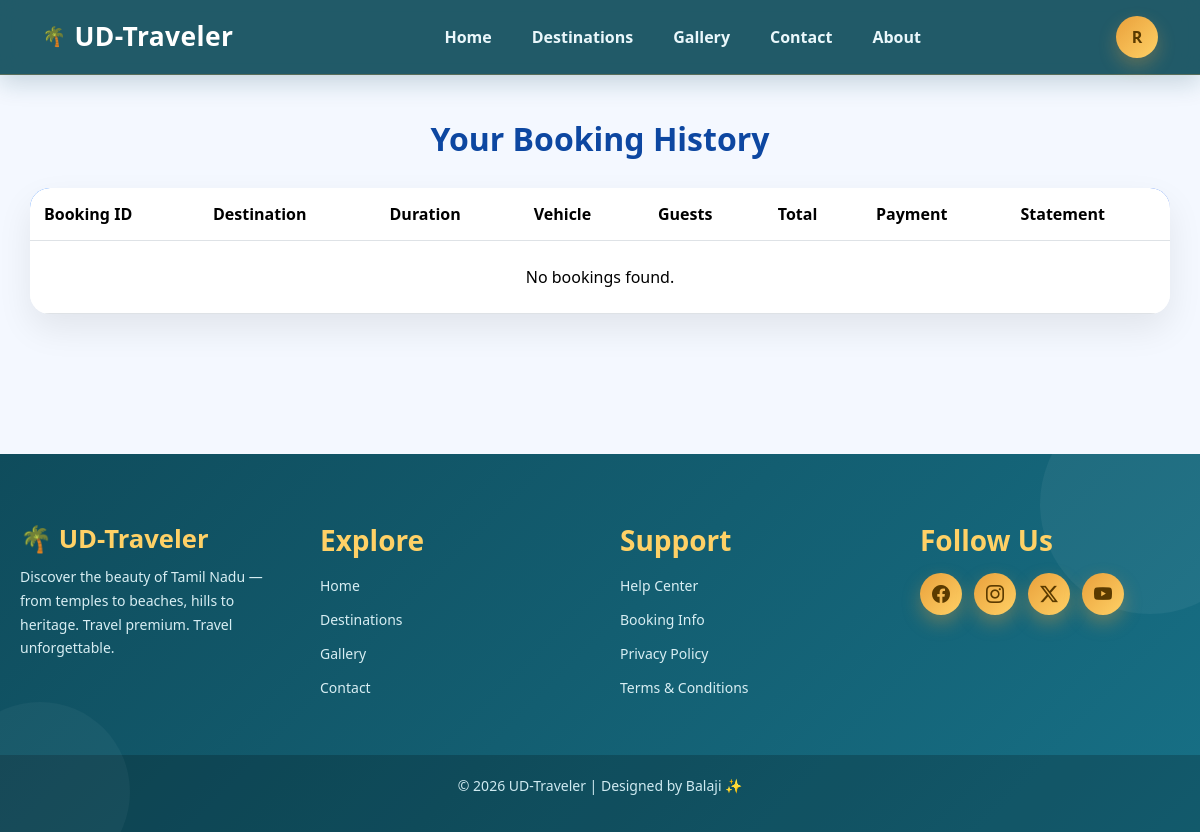
Page /booking_history/ (signed in) on the earlier database version.
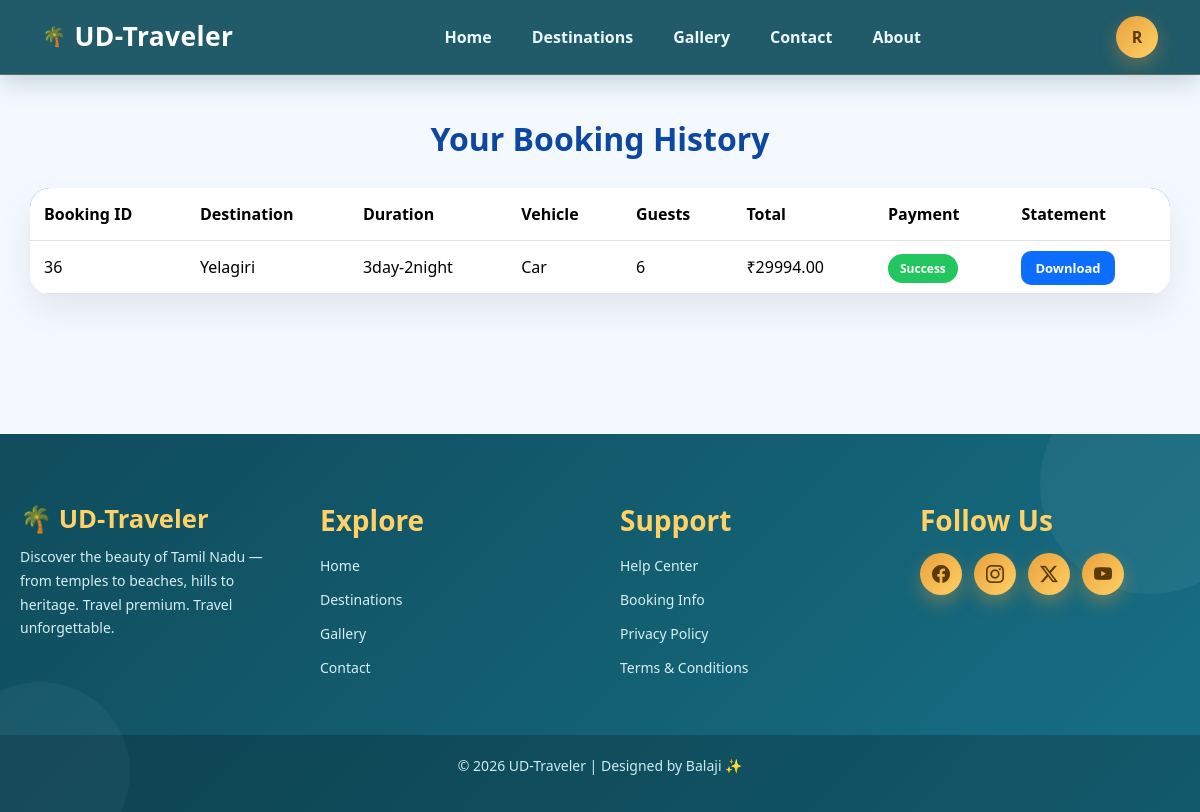
Same page on the later database version.
### app/models.py (models this page shows, shortened)
class Booking(models.Model):
    user = models.ForeignKey(User, on_delete=models.CASCADE, null=True, blank=True)
    name = models.CharField(max_length=100)
    email = models.EmailField()
    destination = models.CharField(max_length=200)
    duration = models.CharField(max_length=100, null=True, blank=True)
    vehicle_type = models.CharField(max_length=50, null=True, blank=True)
    price_per_head = models.DecimalField(max_digits=10, decimal_places=2)
    guests = models.IntegerField()
    total_amount = models.DecimalField(max_digits=10, decimal_places=2)

class Payment(models.Model):
    booking = models.OneToOneField(Booking, on_delete=models.CASCADE)
    amount = models.DecimalField(max_digits=10, decimal_places=2)
    payment_method = models.CharField(max_length=50)
    upi_app = models.CharField(max_length=50, blank=True, null=True)
    payment_status = models.CharField(max_length=50, default="Pending")
    QR = models.ImageField(upload_to="payment_screenshots/", blank=True, null=True)
    created_at = models.DateTimeField(auto_now_add=True)

### app/views.py (the view)
# urls.py: path('booking_history/', views.booking_history, name='booking_history'),
def booking_history(request):
    if not request.user.is_authenticated:
        messages.error(request, "You need to be logged in to view your bookings.")
        return redirect('login')
    bookings = Booking.objects.filter(user=request.user).order_by('-id')
    return render(request, 'booking_history.html', {'bookings': bookings})

### app/templates/booking_history.html (shortened to what this page needs)
{% extends 'main.html' %}
{% block content %}
{% include 'hf/nav2.html' %}
<div class="container history-section">
    <h2 class="history-title">Your Booking History</h2>
    <div class="card history-card">
        <div class="card-body p-0">
            <div class="table-responsive">
                <table class="table mb-0">
                    <thead>
                        <tr>
                            <th>Booking ID</th>
                            <th>Destination</th>
                            <th>Duration</th>
                            <th>Vehicle</th>
                            <th>Guests</th>
                            <th>Total</th>
                            <th>Payment</th>
                            <th>Statement</th>
                        </tr>
                    </thead>
                    <tbody>
                        {% for b in bookings %}
                        <tr>
                            <td>{{ b.id }}</td>
                            <td>{{ b.destination }}</td>
                            <td>{{ b.duration }}</td>
                            <td>{{ b.vehicle_type }}</td>
                            <td>{{ b.guests }}</td>
                            <td>₹{{ b.total_amount }}</td>
                            <td>
                                {% if b.payment %}
                                    <span class="status-badge">{{ b.payment.payment_status }}</span>
                                {% else %}
                                    <span class="text-warning fw-bold">Pending</span>
                                {% endif %}
                            </td>
                            <td>
                                {% if b.payment %}
                                    <a href="{% url 'download_statement' b.payment.id %}" class="btn-statement">
                                        Download
                                    </a>
                                {% else %}
                                    <span class="text-muted">Not Available</span>
                                {% endif %}
                            </td>
                        </tr>
                        {% empty %}
                        <tr>
                            <td colspan="8" class="text-center py-4">No bookings found.</td>
                        </tr>
                        {% endfor %}
                    </tbody>
                </table>
            </div>
        </div>
    </div>
</div>
{% endblock %}

Differences in the rows shown:
added Booking: id "36", destination "Yelagiri", duration "3day-2night", vehicle_type "Car", guests "6", total_amount "29994.00", payment.payment_status "Success", shows "Download"
Other differences:
text no longer shown: "No bookings found."
